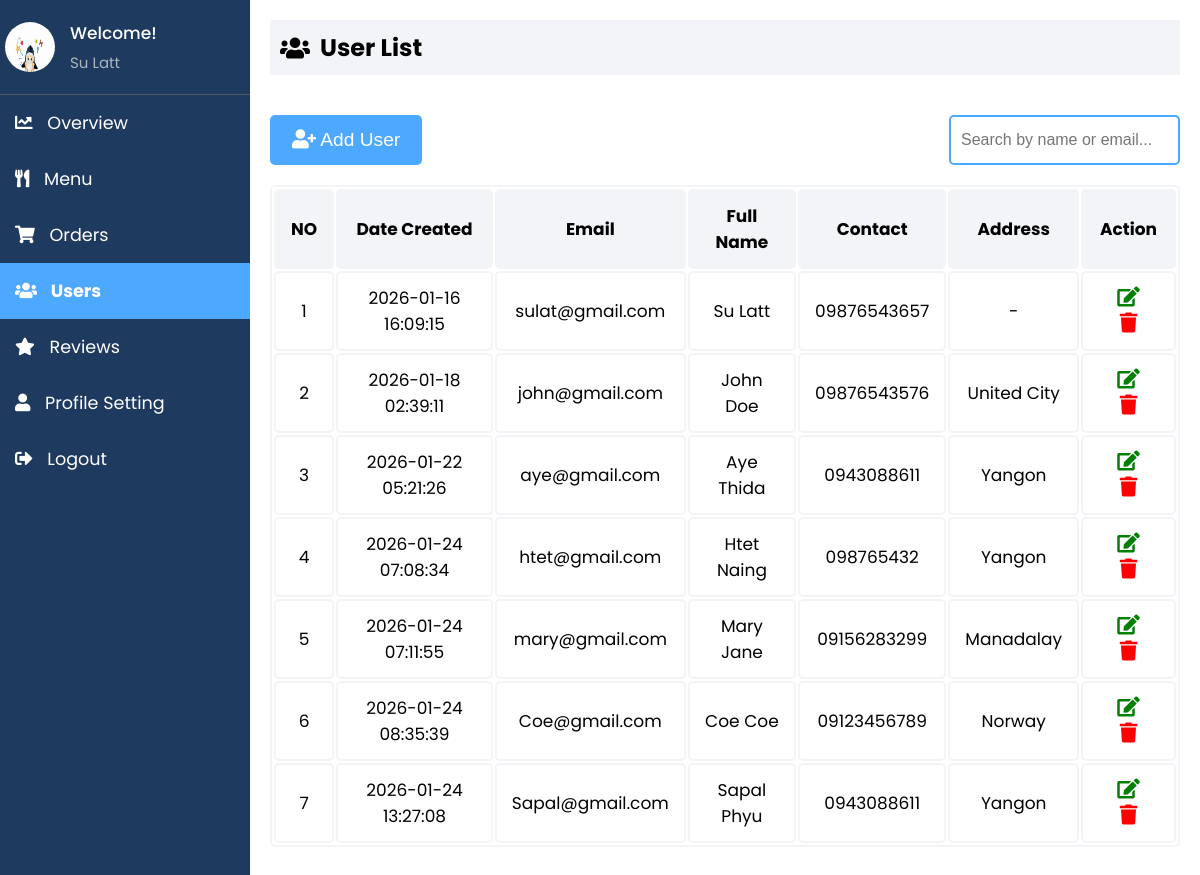
Screenshot of /Admin/users.php (signed in) with the database file from the repository.
### tables this page shows
CREATE TABLE `users` (
  `user_id` int(11) NOT NULL,
  `email` varchar(255) NOT NULL,
  `firstName` varchar(255) NOT NULL,
  `lastName` varchar(255) NOT NULL,
  `contact` varchar(15) NOT NULL,
  `address` text DEFAULT NULL,
  `role` enum('Customer','Admin') DEFAULT 'Customer',
  `password` varchar(255) NOT NULL,
  `dateCreated` timestamp NULL DEFAULT current_timestamp(),
  `profile_image` varchar(255) DEFAULT NULL
);

### Admin/users.php (the view, shortened to what this page needs)
<?php
include 'db_connection.php';
$admin_email = $_SESSION['email'] ?? '';
$admin_info = ['firstName' => 'Admin', 'lastName' => '', 'profile_image' => 'default.jpg'];
if ($admin_email) {
    $stmtAdmin = $conn->prepare("SELECT firstName, lastName, profile_image FROM users WHERE email = ?");
    $stmtAdmin->bind_param("s", $admin_email);
    $stmtAdmin->execute();
    $resAdmin = $stmtAdmin->get_result();
    if ($rowAdmin = $resAdmin->fetch_assoc()) {
        $admin_info = [
            'firstName' => $rowAdmin['firstName'],
            'lastName' => $rowAdmin['lastName'],
            'profile_image' => $rowAdmin['profile_image'] ?: 'default.jpg'
        ];
    }
}
$search = $_POST['search'] ?? '';
?>
<!DOCTYPE html>
<html lang="en">
<head>
    <link rel="stylesheet" href="https://cdnjs.cloudflare.com/ajax/libs/font-awesome/5.15.3/css/all.min.css">
    <link rel="stylesheet" href="admin_user.css">
    <link rel="stylesheet" href="sidebar.css">
</head>
<body>
    <div class="sidebar">
        <div class="profile-section">
            <img src="../uploads/<?php echo htmlspecialchars($admin_info['profile_image']); ?>" alt="Profile">
            <div class="info">
                <h3>Welcome!</h3>
                <p><?php echo htmlspecialchars($admin_info['firstName'] . ' ' . $admin_info['lastName']); ?></p>
            </div>
        </div>
        <ul>
            <li><a href="index.php"><i class="fas fa-chart-line"></i> Overview</a></li>
            <li><a href="admin_menu.php"><i class="fas fa-utensils"></i> Menu</a></li>
            <li><a href="admin_orders.php"><i class="fas fa-shopping-cart"></i> Orders</a></li>
            <li><a href="users.php" class="active"><i class="fas fa-users"></i> Users</a></li>
            <li><a href="reviews.php"><i class="fas fa-star"></i> Reviews</a></li>
            <li><a href="profile.php"><i class="fas fa-user"></i> Profile Setting</a></li>
            <li><a href="logout.php"><i class="fas fa-sign-out-alt"></i> Logout</a></li>
        </ul>
    </div>
    <div class="content">
        <div class="header">
            <h2><i class="fas fa-users"></i> User List</h2>
        </div>
        <div class="actions">
            <button onclick="openaddUserModal()"><i class="fas fa-user-plus"></i> Add User</button>
            <form method="POST" id="searchForm" class="search-bar">
                <input type="text" name="search" placeholder="Search by name or email..." value="<?php echo htmlspecialchars($search); ?>">
            </form>
        </div>
        <table id="userTable">
            <thead>
                <tr>
                    <th>NO</th>
                    <th>Date Created</th>
                    <th>Email</th>
                    <th>Full Name</th>
                    <th>Contact</th>
                    <th>Address</th>
                    <th>Action</th>
                </tr>
            </thead>
            <tbody>
                <?php
                if (!empty($search)) {
                    $searchTerm = '%' . $search . '%';
                    $stmt = $conn->prepare("SELECT * FROM users WHERE email LIKE ? OR firstName LIKE ? OR lastName LIKE ?");
                    $stmt->bind_param("sss", $searchTerm, $searchTerm, $searchTerm);
                    $stmt->execute();
                    $result = $stmt->get_result();
                } else {
                    $result = $conn->query("SELECT * FROM users");
                }
                $counter = 1;
                while ($row = $result->fetch_assoc()) {
                    echo "<tr>
                        <td>{$counter}</td>
                        <td>{$row['dateCreated']}</td>
                        <td>" . htmlspecialchars($row['email']) . "</td>
                        <td>" . htmlspecialchars($row['firstName'] . ' ' . $row['lastName']) . "</td>
                        <td>" . htmlspecialchars($row['contact']) . "</td>
                        <td class='address-col'>" . htmlspecialchars($row['address'] ?? '-') . "</td>
                        <td>
                            <button id='editbtn' onclick='openEditUserModal(this)'
                                data-email='".htmlspecialchars($row['email'])."'
                                data-firstname='".htmlspecialchars($row['firstName'])."'
                                data-lastname='".htmlspecialchars($row['lastName'])."'
                                data-contact='".htmlspecialchars($row['contact'])."'
                                data-address='".htmlspecialchars($row['address'] ?? '')."'>
                                <i class='fas fa-edit'></i>
                            </button>
                            <button id='deletebtn' onclick=\"deleteItem('{$row['email']}')\"><i class='fas fa-trash'></i></button>
                        </td>
                    </tr>";
                    $counter++;
                }
                ?>
            </tbody>
        </table>
    </div>
</body>
</html>

### Admin/admin_user.css (style rules this page uses)
* { margin: 0; padding: 0; }
body { background: #FFFFFF; font-family: "Poppins", sans-serif; margin: 0; }
.content { margin-bottom: 40px; }
.actions { display: flex; justify-content: space-between; align-items: center; margin-top: 40px; margin-bottom: 20px; }
#userTable td { position: relative; }
.search-bar input { padding: 14px 10px; font-size: 16px; border-radius: 5px; border: 2px solid #4DA8FF; cursor: pointer; outline: none; }
.header { padding: 10px; background-color: #F2F4F7; margin-bottom: 20px; display: flex; align-items: center; }
table { width: 100%; border: 2px solid #F2F4F7; font-size: 17px; text-align: center; cursor: pointer; border-radius: 5px; }
table th, table td { padding: 12px 15px; border: 2px solid #F2F4F7; border-radius: 5px; }
table th { background-color: #F2F4F7; }
table tr:nth-of-type(even) { background-color: #FFFFFF; }
button { background-color: #4DA8FF; color: white; border: 2px solid #4DA8FF; padding: 12px 20px; cursor: pointer; border-radius: 5px; transition: all 0.3s ease; font-size: 1.2rem; }
#editbtn, #deletebtn { font-size: 20px; background: none; border: none; padding: 0 0 0 0; outline: none; cursor: pointer; padding: 0 5px 0 5px; }
#editbtn { color: green; }
#deletebtn { color: red; }
.sidebar ul li a i { margin-right: 10px; }
.sidebar ul li a.active { font-weight: bold; }

### Admin/sidebar.css (style rules this page uses)
* { margin: 0; padding: 0; box-sizing: border-box; }
body { background: #FFFFFF; font-family: "Poppins", sans-serif; display: flex; flex-direction: row; margin: 0; }
.sidebar { width: 250px; background-color: #1E3A5F; color: #FFFFFF; overflow: auto; position: relative; min-height: 100vh; font-size: 1.1rem }
.sidebar ul li a { display: block; padding: 15px; text-decoration: none; color: #FFFFFF; transition: background-color 0.3s; }
.sidebar ul li a.active { background-color:#4DA8FF; font-weight: bold; }
.sidebar ul li a i { margin-right: 10px; }
.sidebar ul { list-style-type: none; padding: 0; }
.content { flex: 1; padding: 20px; }
.header { padding: 10px; background-color: #F2F4F7; margin-bottom: 20px; display: flex; align-items: center; }
.header h2 { display: flex; align-items: center; }
.header h2 i { margin-right: 10px; }
.profile-section { padding: 20px 5px 20px 5px; display: flex; align-items: center; border-bottom: 1px solid #4f5962; }
.profile-section img { width: 50px; height: 50px; border-radius: 50%; margin-right: 15px; }
.profile-section .info { flex-grow: 1; }
.profile-section .info h3 { margin: 0; font-size: 17px; font-weight: 500; }
.profile-section .info p { margin: 5px 0 0; font-size: 15px; color: #adb5bd; }
.sidebar ul li a.active { font-weight: bold; }

### rows the page displays
users: profile_image (picture), firstName+lastName "Su Latt", dateCreated "2026-01-16 16:09:15", email "sulat@gmail.com", contact "09876543657", address "-"
users: dateCreated "2026-01-18 02:39:11", email "john@gmail.com", firstName+lastName "John Doe", contact "09876543576", address "United City"
users: dateCreated "2026-01-22 05:21:26", email "aye@gmail.com", firstName+lastName "Aye Thida", contact "0943088611", address "Yangon"
users: dateCreated "2026-01-24 07:08:34", email "htet@gmail.com", firstName+lastName "Htet Naing", contact "098765432", address "Yangon"
users: dateCreated "2026-01-24 07:11:55", email "mary@gmail.com", firstName+lastName "Mary Jane", contact "09156283299", address "Manadalay"
users: dateCreated "2026-01-24 08:35:39", email "Coe@gmail.com", firstName+lastName "Coe Coe", contact "09123456789", address "Norway"
users: dateCreated "2026-01-24 13:27:08", email "Sapal@gmail.com", firstName+lastName "Sapal Phyu", contact "0943088611", address "Yangon"
